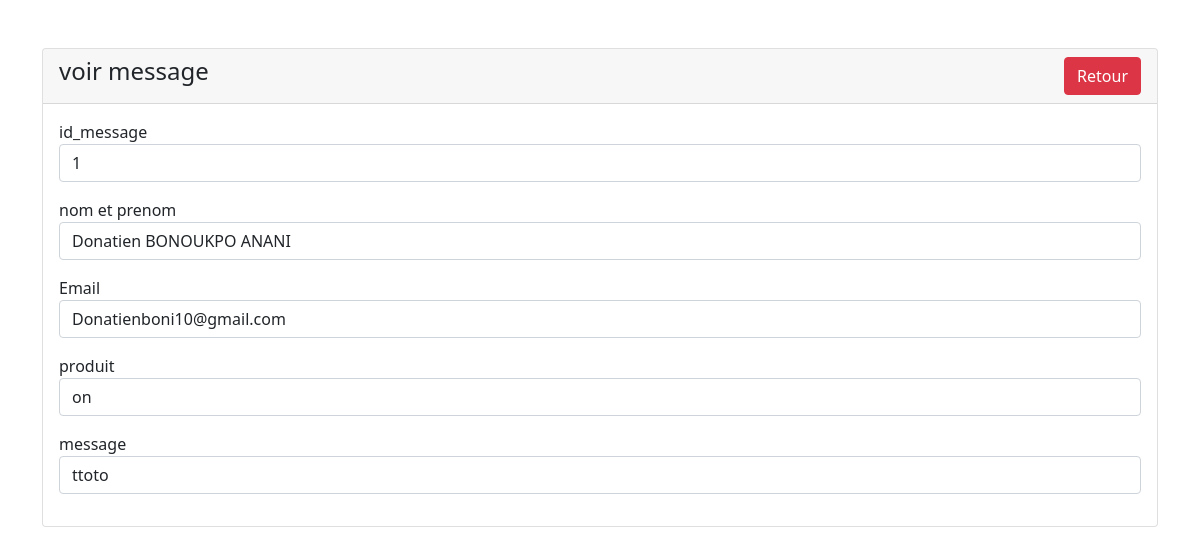
Page /admin/admin-one/dist/voir-message.php?id=1 on the committed database.
### tables this page shows
CREATE TABLE IF NOT EXISTS `contact` (
  `id` int(3) NOT NULL AUTO_INCREMENT,
  `nom` varchar(50) NOT NULL,
  `email` varchar(50) NOT NULL,
  `produit` varchar(50) NOT NULL,
  `message` varchar(50) NOT NULL,
  PRIMARY KEY (`id`)
);

### admin/admin-one/dist/voir-message.php (the view, shortened to what this page needs)
<!doctype html>
<html lang="en">
<head>
    <link href="https://cdn.jsdelivr.net/npm/bootstrap@5.1.3/dist/css/bootstrap.min.css" rel="stylesheet">
</head>
<body>
    <div class="container mt-5">
        <div class="row">
            <div class="col-md-12">
                <div class="card">
                    <div class="card-header">
                        <h4>voir message
                            <a href="tables.php" class="btn btn-danger float-end">Retour</a>
                        </h4>
                    </div>
                    <div class="card-body">
                    <?php
                    $id_message = $_GET["id"];
                     $abc = new PDO('mysql:host=localhost;dbname=db_site_eunice', 'root', '');
                $rqt=$abc->query("SELECT * FROM contact WHERE id='$id_message'")->fetch();
             ?>
                                <div class="mb-3">
                                    <label>id_message</label>
                                    <p class="form-control">
                                        <?= $rqt['id']; ?>
                                    </p>
                                </div>
                                <div class="mb-3">
                                    <label>nom et prenom</label>
                                    <p class="form-control">
                                        <?= $rqt['nom']; ?>
                                    </p>
                                </div>
                                <div class="mb-3">
                                    <label>Email</label>
                                    <p class="form-control">
                                        <?= $rqt['email']; ?>
                                    </p>
                                </div>
                                <div class="mb-3">
                                    <label>produit</label>
                                    <p class="form-control">
                                        <?= $rqt['produit']; ?>
                                    </p>
                                </div>
                                <div class="mb-3">
                                    <label>message</label>
                                    <p class="form-control">
                                        <?= $rqt['message']; ?>
                                    </p>
                                </div>
                    </div>
                </div>
            </div>
        </div>
    </div>
</body>
</html>

### rows in the picture
contact: id "1", nom "Donatien BONOUKPO ANANI", email "Donatienboni10@gmail.com", produit "on", message "ttoto"
